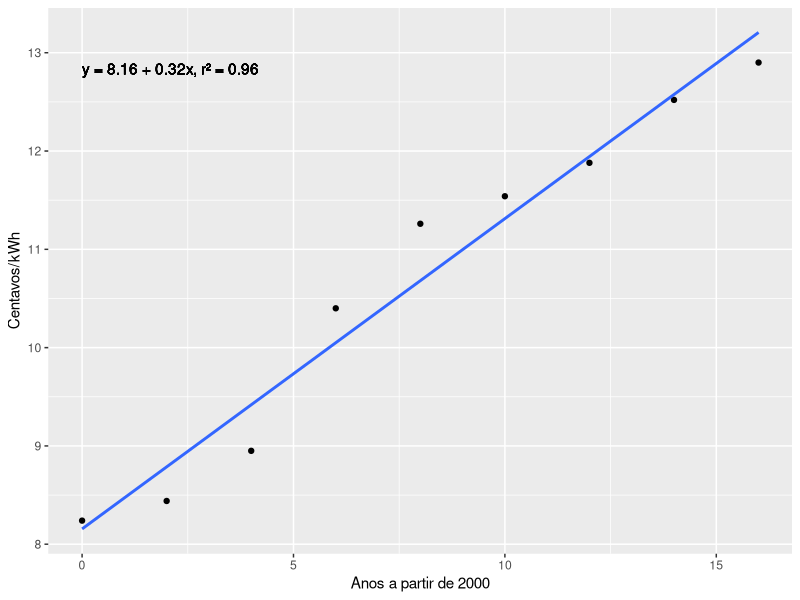

Reproduce this figure in R.
library( ggplot2 )

data <- data.frame(
  x = c( 0, 2, 4, 6, 8, 10, 12, 14, 16 ),
  y = c( 8.24, 8.44, 8.95, 10.40, 11.26, 11.54, 11.88, 12.52, 12.90 )
)

modelo <- lm( data$y ~ data$x )
coeficientes <- modelo$coefficients
texto <- sprintf( 'y = %.2f + %.2fx, r² = %.2f', coeficientes[ 1 ], 
                  coeficientes[ 2 ], summary( modelo )$r.squared )

ggplot( data, aes( x, y )) + 
  geom_point() +
  #geom_abline( intercept = 14.52, slope = -1.05 * 10^(-4), color = 'red') +
  geom_smooth( method = 'lm', se = FALSE ) +
  xlab( 'Anos a partir de 2000' ) +
  ylab( 'Centavos/kWh' ) +
  geom_text( aes( x = min( data$x ), y = max( data$y ), label = texto)
             , hjust = 0, vjust = 1 )
